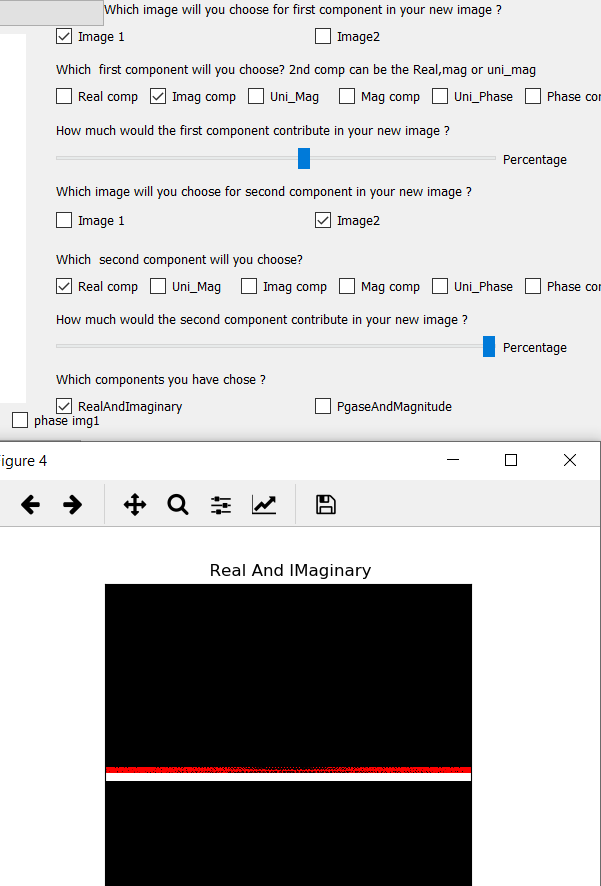
#> input picture DSP/sbe309-2020-task3/The_new_pic_from_mixing.PNG, 601 x 886 px
$ python -i ImgClass.py   (imports and definitions only)
#> lines starting #> are read from the running program, lines starting #| are printed output that depends on the picture
import numpy as np
import cv2
import functions as f
from copy import copy
from skimage.util.shape import view_as_windows

class ImageModel():
    def __init__(self):
        pass

    def __init__(self, imgPath: str):
        self.imgPath = imgPath

        self.imgByte = cv2.imread(self.imgPath , -1)
#> self.imgByte is the input picture: shape (886, 601, 4); mean B, G, R, A 188.9, 188.6, 189.5, 255

        if(len(self.imgByte.shape) == 2):
            self.imgType = 'grayscale'
            self.imgFlat = self.imgByte.flatten()

        else:
            self.imgType = 'RGB'
            (self.b, self.g, self.r) = self.imgByte[:, :, 0], self.imgByte[:, :, 1], self.imgByte[:, :, 2]
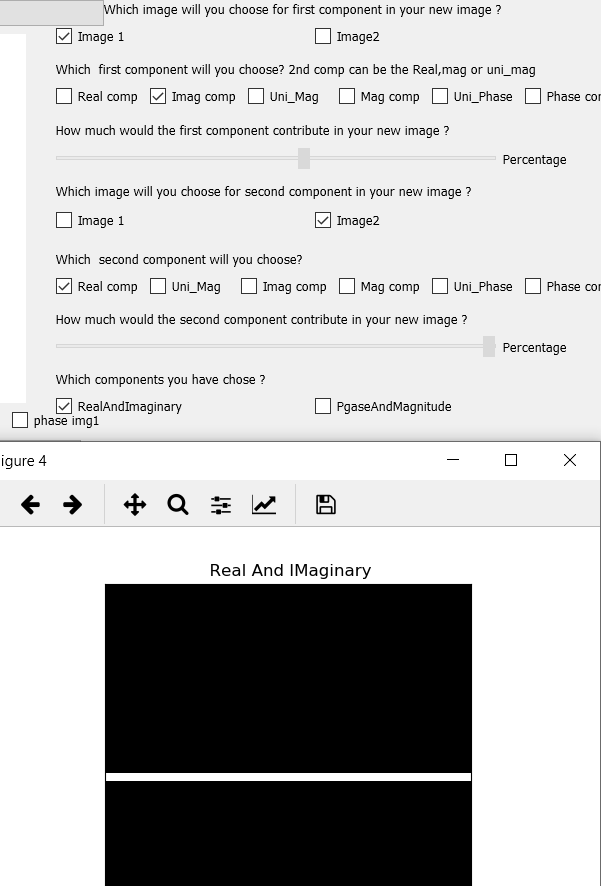
#> self.b: shape (886, 601); min 0, max 255, mean 188.9
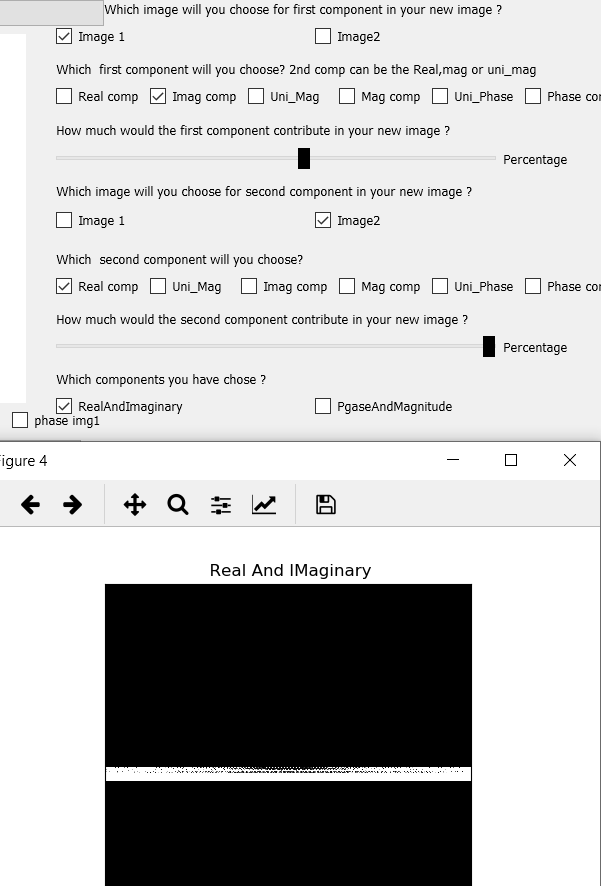
#> self.r: shape (886, 601); min 0, max 255, mean 189.5
            # (self.b, self.g, self.r) = cv2.split(self.imgByte)
            self.bflat = self.b.flatten()
            self.gflat = self.g.flatten()
            self.rflat = self.r.flatten()


        self.height = self.imgByte.shape[0]
#> self.height = 886
        self.width = self.imgByte.shape[1]
#> self.width = 601
        self.noised_img = np.asarray([])


    # [105 lines left out: functions Histogram_Equalization, normalize_img, freq_lowpass_Filter, freq_highpass_Filter, to_grayScale, get_Histogram and 2 more, not called in this run]

    def median_filter(self):
        if (self.imgType == 'grayscale'):

            output_image = f.median_filter(self.noised_img, self.height, self.width)


        else:
#> (the run stopped early here; a loop or call above may not have finished)

$ run again, on DSP/sbe309-2020-task3/Messege_for_the_2nd_comp_type.PNG
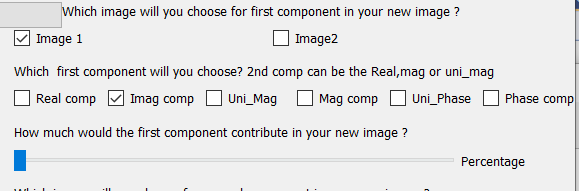
#> input picture DSP/sbe309-2020-task3/Messege_for_the_2nd_comp_type.PNG, 579 x 191 px
#> in __init__, self.imgByte is the input picture: shape (191, 579, 4); mean B, G, R, A 228.5, 227.9, 228, 255
#> in __init__, `(self.b, self.g, self.r) = self.imgByte[:, :, 0], self.imgByte[:, :, 1..`:
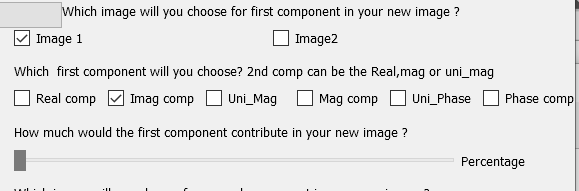
#> self.g: shape (191, 579); min 0, max 255, mean 227.9
#> in __init__, `(self.b, self.g, self.r) = self.imgByte[:, :, 0], self.imgByte[:, :, 1..`:
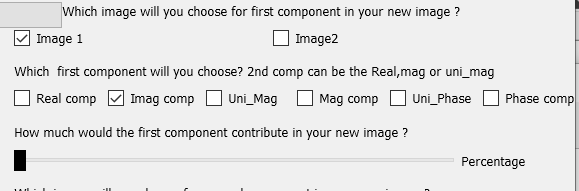
#> self.r: shape (191, 579); min 0, max 255, mean 228
